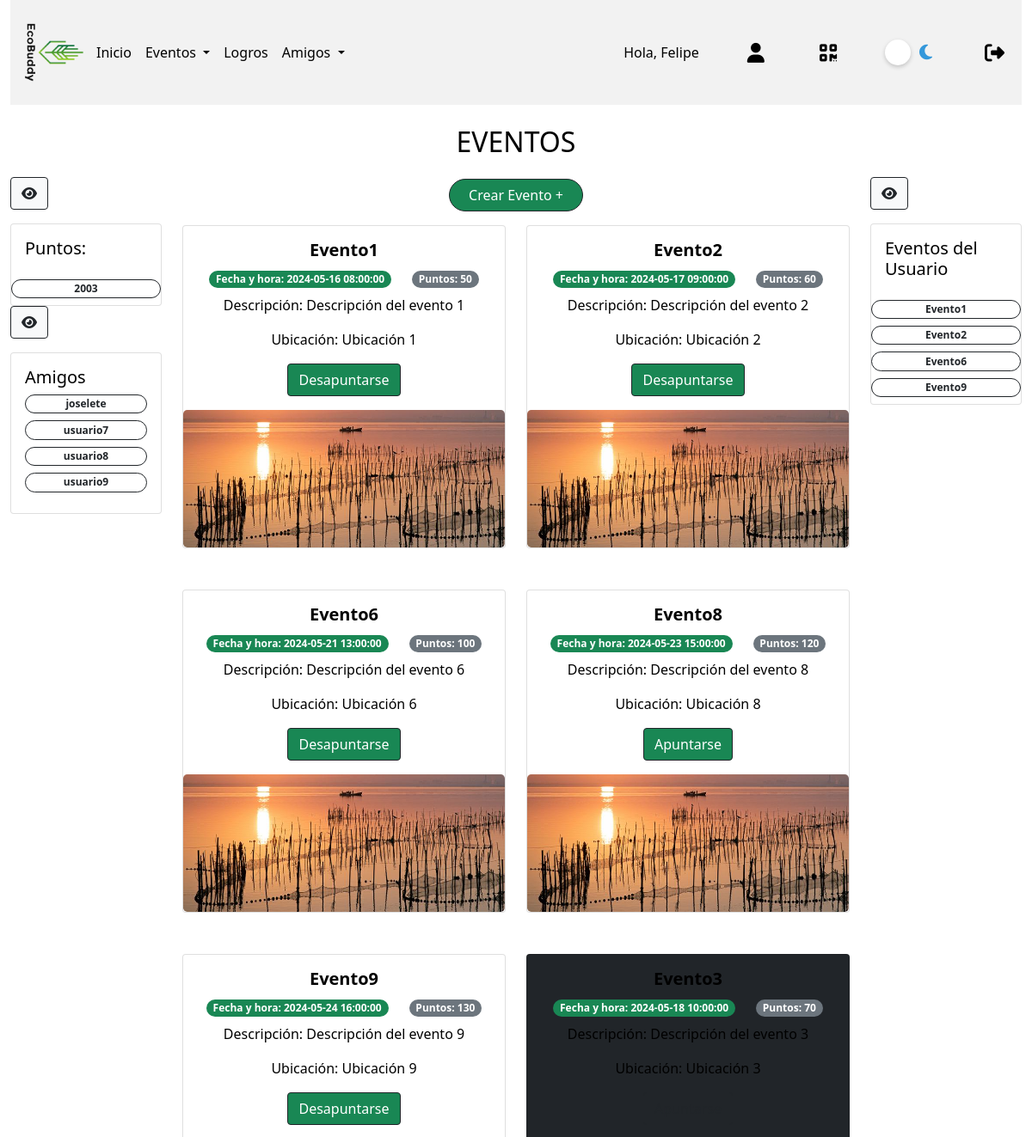
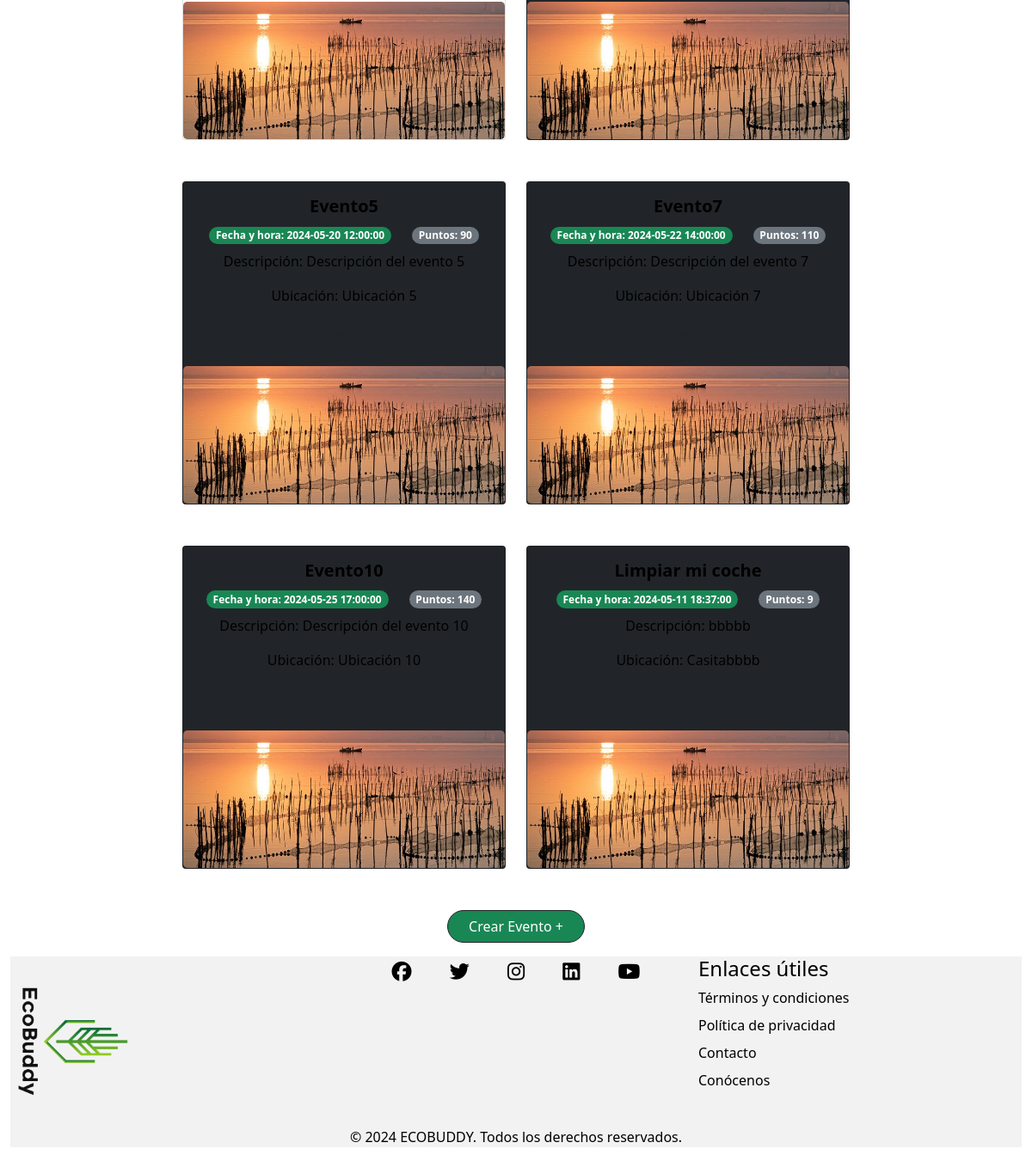
The page /events.php (signed in) on the database its author committed (2 pictures, top to bottom).
### tables this page shows
CREATE TABLE `Usuario` (
  `DNI` varchar(9) NOT NULL,
  `username` varchar(255) DEFAULT NULL,
  `mail` varchar(255) DEFAULT NULL,
  `ubi` varchar(255) DEFAULT NULL,
  `puntos` int DEFAULT NULL,
  `contrasena` varchar(255) DEFAULT NULL,
  `img` varchar(255) DEFAULT NULL
);

CREATE TABLE `Evento` (
  `nombre` varchar(255) NOT NULL,
  `fecha_hora` datetime NOT NULL,
  `ubi` varchar(255) DEFAULT NULL,
  `descripcion` text,
  `estado` tinyint(1) DEFAULT NULL,
  `DNI_usuario` varchar(9) DEFAULT NULL,
  `puntos_asociados` int DEFAULT NULL,
  `imagen` varchar(255) DEFAULT NULL
);

CREATE TABLE `Asiste` (
  `DNI_usuario` varchar(9) NOT NULL,
  `nombre_evento` varchar(255) NOT NULL,
  `fecha_hora_evento` datetime NOT NULL
);

### class/Connection.php (called while the page is built, shortened)
<?php
class Connection
{
    protected $configFile = "conf.csv";
    public function connect()
    {
        $configFile = fopen($this->configFile, "r") or die("Unable to open file!");
        if (!feof($configFile)) {
            $connData = fgetcsv($configFile);
            $this->host = $connData[0];
            $this->userName = $connData[1];
            $this->password = $connData[2];
            $this->db = $connData[3];
            $this->conn = new mysqli($this->host, $this->userName, $this->password, $this->db);
        }
    }
}

### autoloader.php (called while the page is built, shortened)
<?php
function miAutoloadUno($claseDesconocida){
    $fichero = __DIR__ .  "/class/$claseDesconocida.php";
}

### class/Event.php (called while the page is built, shortened)
<?php
class Event
{
    public function __construct($name, $date, $location, $description, $active, $DNI, $points, $picture)
    {
        $this->name = $name;
        $this->date = $date;
        $this->location = $location;
        $this->description = $description;
        $this->active = $active;
        $this->points = $points;
        $this->picture = $picture;
    }
}

### class/Model.php (the view, shortened to what this page needs)
<?php
class Model extends Connection
{
    public function getAllEvents()
    {
        $query = 'SELECT * From Evento order by estado desc';
        $result = mysqli_query($this->conn, $query);
        $events = [];
        while ($row = $result->fetch_assoc()) {
            $events[] = $row;
        }
        $newEvents = [];
        foreach ($events as $event) {
            $object = new Event($event['nombre'], $event['fecha_hora'], $event['ubi'], $event['descripcion'], $event['estado'], $event['DNI_usuario'], $event['puntos_asociados'], $event['imagen']);
            $newEvents[] = $object;
        }
        return $newEvents;
    }
    public function drawEventsList()
    {
        $events = $this->getAllEvents();
        $table = '';
        foreach ($events as $event) {
            $table .= '<div class="col-lg-6 col-md-6">';
            if ($event->active == '1') {
                $table .= '<div class="card text-center mb-5">';
            } else {
                $table .= '<div class="card bg-dark text-center mb-5">';
            }
            $table .= '<div class="card-body">';
            $table .= '<h5 class="card-title"><strong>' . $event->name . '</strong></h5>';
            $table .= '<div class="row justify-content-center mb-2">';
            $table .= '<div class="col-auto">';
            $table .= '<span class="badge rounded-pill bg-success">Fecha y hora: ' . $event->date . '</span>';
            $table .= '</div>';
            $table .= '<div class="col-auto">';
            $table .= '<span class="badge rounded-pill bg-secondary">Puntos: ' . $event->points . '</span>';
            $table .= '</div>';
            $table .= '</div>';
            $table .= '<p class="card-text">Descripción: ' . $event->description . '</p>';
            $table .= '<p class="card-text">Ubicación: ' . $event->location . '</p>';
            $isAttending = $this->verifyAttendance($event->name, $event->date);
            if ($event->active == '1') {
                if ($isAttending) {
                    $table .= '<a href="notGoEvent.php?eventName=' . $event->name . '&eventDate=' . $event->date . '" class="btn border border-dark text-white bg-success">Desapuntarse</a>';
                } else {
                    $table .= '<a href="goEvent.php?eventName=' . $event->name . '&eventDate=' . $event->date . '" class="btn border border-dark text-white bg-success">Apuntarse</a>';
                }
            } else {
                $table .= '<a href="#" class="btn custom-button border border-dark disabled">Apuntarse</a>';
            }
            $table .= '</div>';
            $table .= '<img src="' . $event->picture . '" class="card-img-bottom rounded-3" alt="...">';
            $table .= '</div>';
            $table .= '</div>';
        }
        return $table;
    }
    public function getUserEvents()
    {
        $dni = $_SESSION['dni'];
        $query = "SELECT nombre_evento, fecha_hora_evento  from Asiste where dni_usuario = '$dni' ";
        $result = mysqli_query($this->conn, $query);
        $events = [];
        while ($row = $result->fetch_assoc()) {
            $events[] = $row;
        }
        $newEvents = [];
        foreach ($events as $event) {
            $object = new Event($event['nombre_evento'], $event['fecha_hora_evento'], null, null, null, $dni, null, null);
            $newEvents[] = $object;
        }
        return $newEvents;
    }
    public function drawUserEventsSmall()
    {
        $events = $this->getUserEvents();
        $button = '<div class="btn mb-3 border border-dark bg-light" id="toggle-events-button" onclick="toggleUserEvents()"><i id="toggle-icon-events" class="fas fa-eye"></i></div>';
        $card = '<div class="card" id="user-events">';
        $card .= '<div class="card-body d-flex justify-content-between">';
        $card .= '<h5 class="card-title">Eventos del Usuario</h5>';
        $card .= '';
        $card .= '</div>';
        foreach ($events as $event) {
            $card .= '<span class="custom-span badge rounded-pill border border-dark flex-grow-1 text-dark mb-2 d-flex justify-content-center">' . $event->name . '</span>';
        }
        $card .= '</div>';
        return $button . $card;
    }
    public function getAllFriends()
    {
        $dni = $_SESSION['dni'];
        $stmt = $this->conn->prepare('SELECT u.*
        FROM Usuario u
        INNER JOIN Amigos a ON u.DNI = a.DNI_amigo
        WHERE a.DNI_usuario = ?');
        $stmt->bind_param('s', $dni);
        $stmt->execute();
        $result = $stmt->get_result();
        $friends = [];
        while ($row = $result->fetch_assoc()) {
            $friends[] = $row;
        }
        return $friends;
    }
    public function drawFriends()
    {
        $friends = $this->getAllFriends();
        $button = '<div class="btn mb-3 border border-dark bg-light" id="toggle-friends-button" onclick="toggleFriends()"><i id="toggle-icon-friends" class="fas fa-eye"></i></div>';
        $card = '<div class="card" id="friends">';
        $card .= '<div class="card-body">';
        $card .= '<h5 class="card-title">Amigos</h5>';
        for ($i = 0; $i < count($friends); $i++) {
            $card .= '<span class="custom-span badge rounded-pill border border-dark flex-grow-1 text-dark mb-2 d-flex justify-content-center">' . $friends[$i]['username'] . '</span>';
        }
        $card .= '</div>';
        $card .= '</div>';
        return $button . $card;
    }
    public function verifyAttendance($eventName, $eventDate)
    {
        $dni = $_SESSION['dni'];
        $stmt = $this->conn->prepare("SELECT COUNT(*) AS asistente FROM Asiste WHERE nombre_evento = ? AND fecha_hora_evento = ? AND DNI_usuario = ?");
        $stmt->bind_param("sss", $eventName, $eventDate, $dni);
        $stmt->execute();
        $result = $stmt->get_result();
        $row = $result->fetch_assoc();
        $count = $row['asistente'];
        if ($count > 0) {
            return true;
        } else {
            return false;
        }
    }
    public function getPoints()
    {
        $dni = $_SESSION['dni'];
        $query = "SELECT puntos FROM Usuario WHERE DNI = ?";
        $stmt = $this->conn->prepare($query);
        $stmt->bind_param("s", $dni);
        $stmt->execute();
        $stmt->bind_result($puntos);
        return $puntos;
    }
    public function drawPoints()
    {
        $points = $this->getPoints();
        $button = '<div class="btn mb-3 border border-dark bg-light" id="toggle-button" onclick="toggleSaldo()"><i id="toggle-icon" class="fas fa-eye"></i></div>';
        $card = '<div class="card" id="saldo">';
        $card .= '<div class="card-body d-flex justify-content-between">';
        $card .= '<h5 class="card-title">Puntos:</h5>';
        $card .= '';
        $card .= '</div>';
        $card .= '<span class="custom-span badge rounded-pill border border-dark flex-grow-1 text-dark mb-2 d-flex justify-content-center">' . $points . '</span>';
        $card .= '</div>';
        return $button . $card;
    }
}

### rows shown on the page
usuario: puntos "2003"
usuario: username "joselete"
usuario: username "usuario7"
usuario: username "usuario8"
usuario: username "usuario9"
evento: nombre "Evento1", fecha_hora "2024-05-16 08:00:00", puntos_asociados "50", descripcion "Descripción del evento 1", ubi "Ubicación 1", imagen (picture)
evento: nombre "Evento2", fecha_hora "2024-05-17 09:00:00", puntos_asociados "60", descripcion "Descripción del evento 2", ubi "Ubicación 2", imagen (picture)
evento: nombre "Evento6", fecha_hora "2024-05-21 13:00:00", puntos_asociados "100", descripcion "Descripción del evento 6", ubi "Ubicación 6", imagen (picture)
evento: nombre "Evento8", fecha_hora "2024-05-23 15:00:00", puntos_asociados "120", descripcion "Descripción del evento 8", ubi "Ubicación 8", imagen (picture)
evento: nombre "Evento9", fecha_hora "2024-05-24 16:00:00", puntos_asociados "130", descripcion "Descripción del evento 9", ubi "Ubicación 9", imagen (picture)
evento: nombre "Evento3", fecha_hora "2024-05-18 10:00:00", puntos_asociados "70", descripcion "Descripción del evento 3", ubi "Ubicación 3", imagen (picture)
evento: nombre "Evento5", fecha_hora "2024-05-20 12:00:00", puntos_asociados "90", descripcion "Descripción del evento 5", ubi "Ubicación 5", imagen (picture)
evento: nombre "Evento7", fecha_hora "2024-05-22 14:00:00", puntos_asociados "110", descripcion "Descripción del evento 7", ubi "Ubicación 7", imagen (picture)
evento: nombre "Evento10", fecha_hora "2024-05-25 17:00:00", puntos_asociados "140", descripcion "Descripción del evento 10", ubi "Ubicación 10", imagen (picture)
evento: nombre "Limpiar mi coche", fecha_hora "2024-05-11 18:37:00", puntos_asociados "9", descripcion "bbbbb", ubi "Casitabbbb", imagen (picture)
asiste: nombre_evento "Evento1"
asiste: nombre_evento "Evento2"
asiste: nombre_evento "Evento6"
asiste: nombre_evento "Evento9"

### other values the page prints
$_SESSION['username'] "Felipe"
